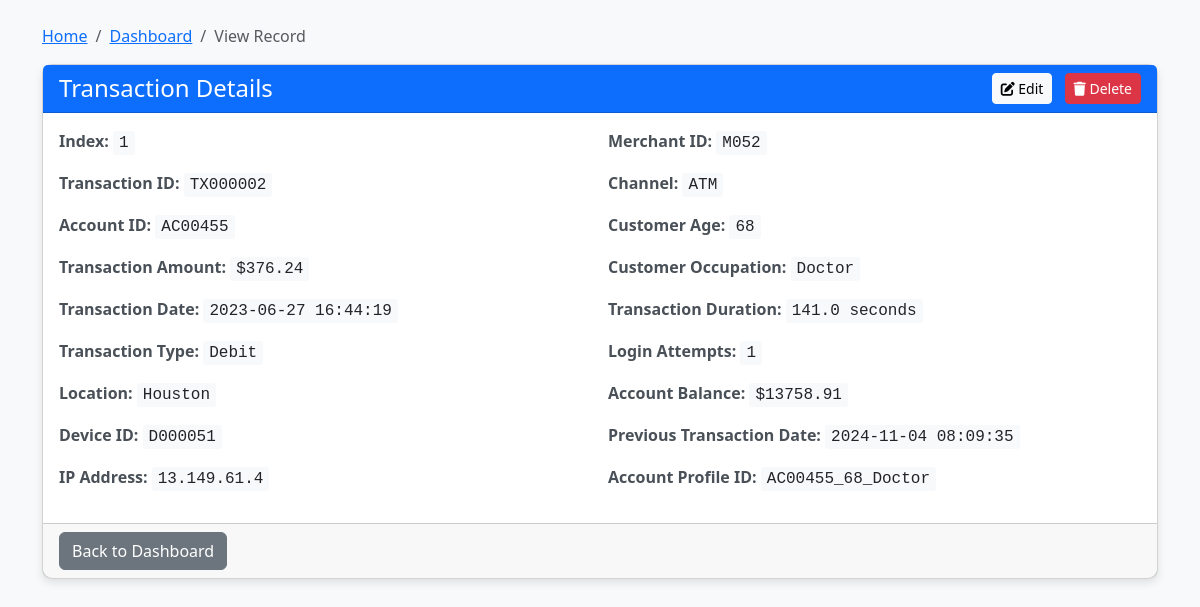
Screenshot of /view/1 with the database file from the repository.
### tables this page shows
CREATE TABLE "Input" (
	"Index"	INTEGER NOT NULL,
	"TransactionID"	,
	"AccountID"	,
	"TransactionAmount"	,
	"TransactionDate"	,
	"TransactionType"	,
	"Location"	,
	"DeviceID"	,
	"IP Address"	,
	"MerchantID"	,
	"Channel"	,
	"CustomerAge"	,
	"CustomerOccupation"	,
	"TransactionDuration"	,
	"LoginAttempts"	,
	"AccountBalance"	,
	"PreviousTransactionDate"	,
	"AccountProfileID"	,
	PRIMARY KEY("Index" AUTOINCREMENT)
);

### API/app3.py (the view)
@app.route('/view/<int:index>')
def view_record(index):
    conn = get_db() # Use the get_db function
    cursor = conn.cursor()
    try:
        cursor.execute("SELECT * FROM Input WHERE \"Index\"=?", (index,))
        columns = [description[0] for description in cursor.description]
        row = cursor.fetchone()
        if row:
            record = dict(zip(columns, row))
            return render_template('view_record.html', record=record)
        else:
            flash("Record not found", "error")
            return redirect(url_for('dashboard'))
    except sqlite3.Error as e:
        flash(f"Database error: {str(e)}", "error")
        return redirect(url_for('dashboard'))
    finally:
        if conn:
            conn.close()

### API/app3.py (called while the page is built)
def get_db():
    db = getattr(g, '_database', None)
    if db is None:
        db = g._database = sqlite3.connect(db_path)
        db.row_factory = sqlite3.Row
    return db

@app.teardown_appcontext
def close_connection(exception):
    db = getattr(g, '_database', None)
    if db is not None:
        db.close()

### API/templates/view_record.html (shortened to what this page needs)
<!DOCTYPE html>
<html lang="en">
<head>
    <link rel="stylesheet" href="https://cdnjs.cloudflare.com/ajax/libs/bootstrap/5.3.0/css/bootstrap.min.css">
    <link rel="stylesheet" href="https://cdnjs.cloudflare.com/ajax/libs/font-awesome/6.4.0/css/all.min.css">
</head>
<body class="bg-light">
    <div class="container py-4">
        <nav aria-label="breadcrumb">
            <ol class="breadcrumb">
                <li class="breadcrumb-item"><a href="/">Home</a></li>
                <li class="breadcrumb-item"><a href="/dashboard">Dashboard</a></li>
                <li class="breadcrumb-item active">View Record</li>
            </ol>
        </nav>
        <div class="card mb-4">
            <div class="card-header bg-primary text-white d-flex justify-content-between align-items-center">
                <h4 class="mb-0">Transaction Details</h4>
                <div>
                    <a href="{{ url_for('edit_record', index=record['Index']) }}" class="btn btn-sm btn-light me-2">
                        <i class="fas fa-edit"></i> Edit
                    </a>
                    <button type="button" class="btn btn-sm btn-danger" data-bs-toggle="modal" data-bs-target="#deleteModal">
                        <i class="fas fa-trash"></i> Delete
                    </button>
                </div>
            </div>
            <div class="card-body">
                <div class="row g-3">
                    <div class="col-md-6">
                        <p><span class="detail-label">Index:</span> <span class="record-value">{{ record['Index'] }}</span></p>
                        <p><span class="detail-label">Transaction ID:</span> <span class="record-value">{{ record['TransactionID'] }}</span></p>
                        <p><span class="detail-label">Account ID:</span> <span class="record-value">{{ record['AccountID'] }}</span></p>
                        <p><span class="detail-label">Transaction Amount:</span> <span class="record-value">${{ record['TransactionAmount'] }}</span></p>
                        <p><span class="detail-label">Transaction Date:</span> <span class="record-value">{{ record['TransactionDate'] }}</span></p>
                        <p><span class="detail-label">Transaction Type:</span> <span class="record-value">{{ record['TransactionType'] }}</span></p>
                        <p><span class="detail-label">Location:</span> <span class="record-value">{{ record['Location'] }}</span></p>
                        <p><span class="detail-label">Device ID:</span> <span class="record-value">{{ record['DeviceID'] }}</span></p>
                        <p><span class="detail-label">IP Address:</span> <span class="record-value">{{ record['IP Address'] }}</span></p>
                    </div>
                    <div class="col-md-6">
                        <p><span class="detail-label">Merchant ID:</span> <span class="record-value">{{ record['MerchantID'] }}</span></p>
                        <p><span class="detail-label">Channel:</span> <span class="record-value">{{ record['Channel'] }}</span></p>
                        <p><span class="detail-label">Customer Age:</span> <span class="record-value">{{ record['CustomerAge'] }}</span></p>
                        <p><span class="detail-label">Customer Occupation:</span> <span class="record-value">{{ record['CustomerOccupation'] }}</span></p>
                        <p><span class="detail-label">Transaction Duration:</span> <span class="record-value">{{ record['TransactionDuration'] }} seconds</span></p>
                        <p><span class="detail-label">Login Attempts:</span> <span class="record-value">{{ record['LoginAttempts'] }}</span></p>
                        <p><span class="detail-label">Account Balance:</span> <span class="record-value">${{ record['AccountBalance'] }}</span></p>
                        <p><span class="detail-label">Previous Transaction Date:</span> <span class="record-value">{{ record['PreviousTransactionDate'] }}</span></p>
                        <p><span class="detail-label">Account Profile ID:</span> <span class="record-value">{{ record['AccountProfileID'] }}</span></p>
                    </div>
                </div>
            </div>
            <div class="card-footer">
                <a href="{{ url_for('dashboard') }}" class="btn btn-secondary">Back to Dashboard</a>
            </div>
        </div>
    </div>
</body>
</html>

### API/templates/view_record.html (style rules this page uses)
.card { border-radius: 10px; box-shadow: 0 4px 8px rgba(0, 0, 0, 0.1); }
.detail-label { font-weight: bold; color: #495057; }
.record-value { font-family: 'Courier New', monospace; background-color: #f8f9fa; padding: 3px 6px; border-radius: 3px; }

### rows the page displays
Input: Index "1", TransactionID "TX000002", AccountID "AC00455", TransactionAmount "376.24", TransactionDate "2023-06-27 16:44:19", TransactionType "Debit", Location "Houston", DeviceID "D000051", IP Address "13.149.61.4", MerchantID "M052", Channel "ATM", CustomerAge "68", CustomerOccupation "Doctor", TransactionDuration "141.0", LoginAttempts "1", AccountBalance "13758.91", PreviousTransactionDate "2024-11-04 08:09:35", AccountProfileID "AC00455_68_Doctor"
